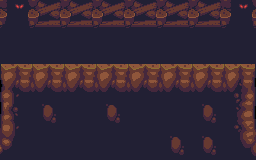

A 2D game scene composited from a Tiled map and its tileset images. What follows is a short description and the map's XML, with every tile layer's data as written:
An orthogonal 8x5 tile map with 32x32 px tiles, 1 tile layer (Tile Layer 1).

<map version="1.2" tiledversion="1.2.4" orientation="orthogonal" renderorder="right-down" width="8" height="5" tilewidth="32" tileheight="32" infinite="0" nextlayerid="2" nextobjectid="1">
 <tileset firstgid="1" name="map02-ts" tilewidth="32" tileheight="32" tilecount="70" columns="10">
  <image source="map02-ts.png" width="320" height="224" />
 </tileset>
 <layer id="1" name="Tile Layer 1" width="8" height="5">
  <data encoding="csv">
64,65,65,65,65,65,65,64,
62,62,62,62,62,62,62,62,
41,42,42,42,42,42,42,43,
51,52,62,52,62,62,52,53,
61,62,62,62,62,52,52,63
</data>
 </layer>
</map>
